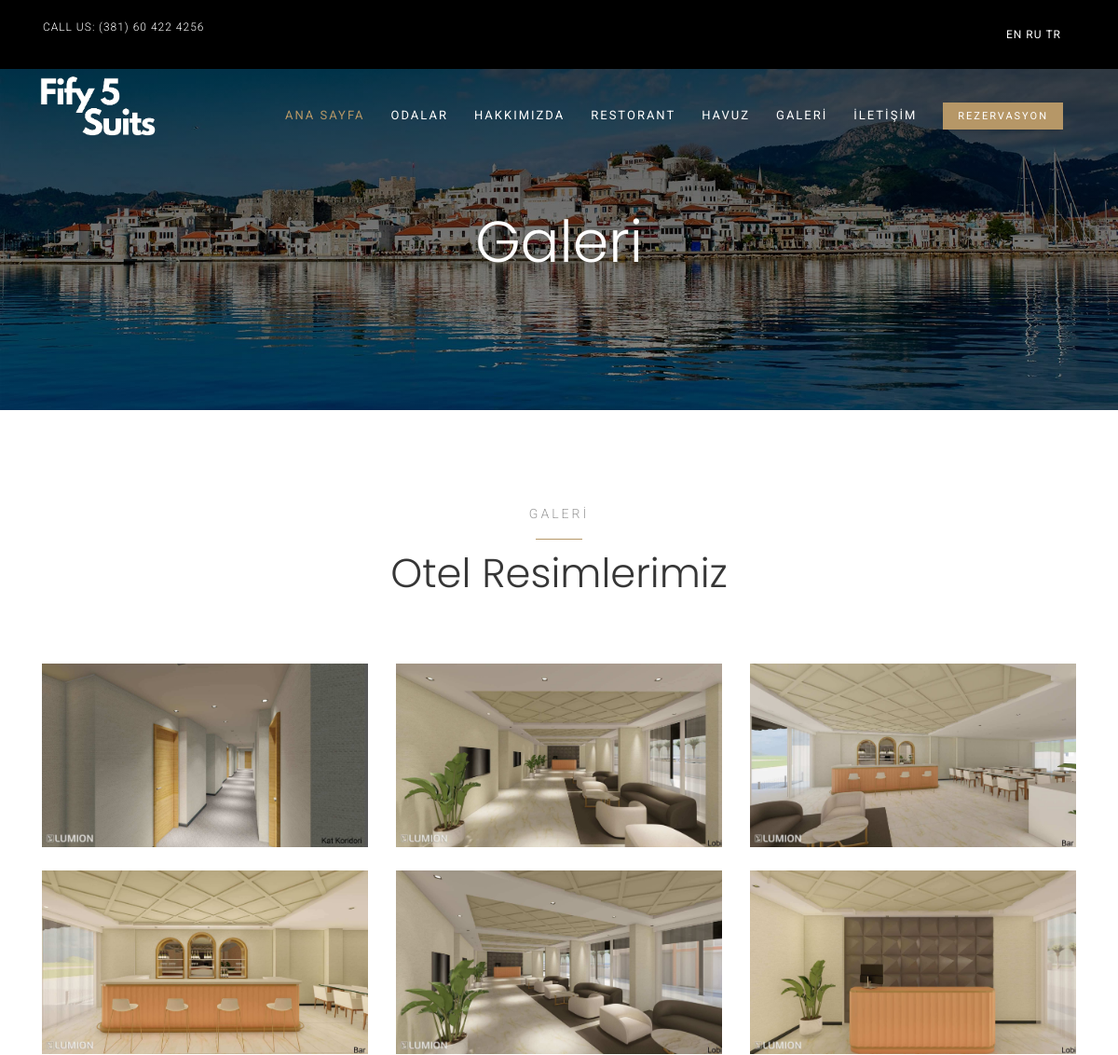
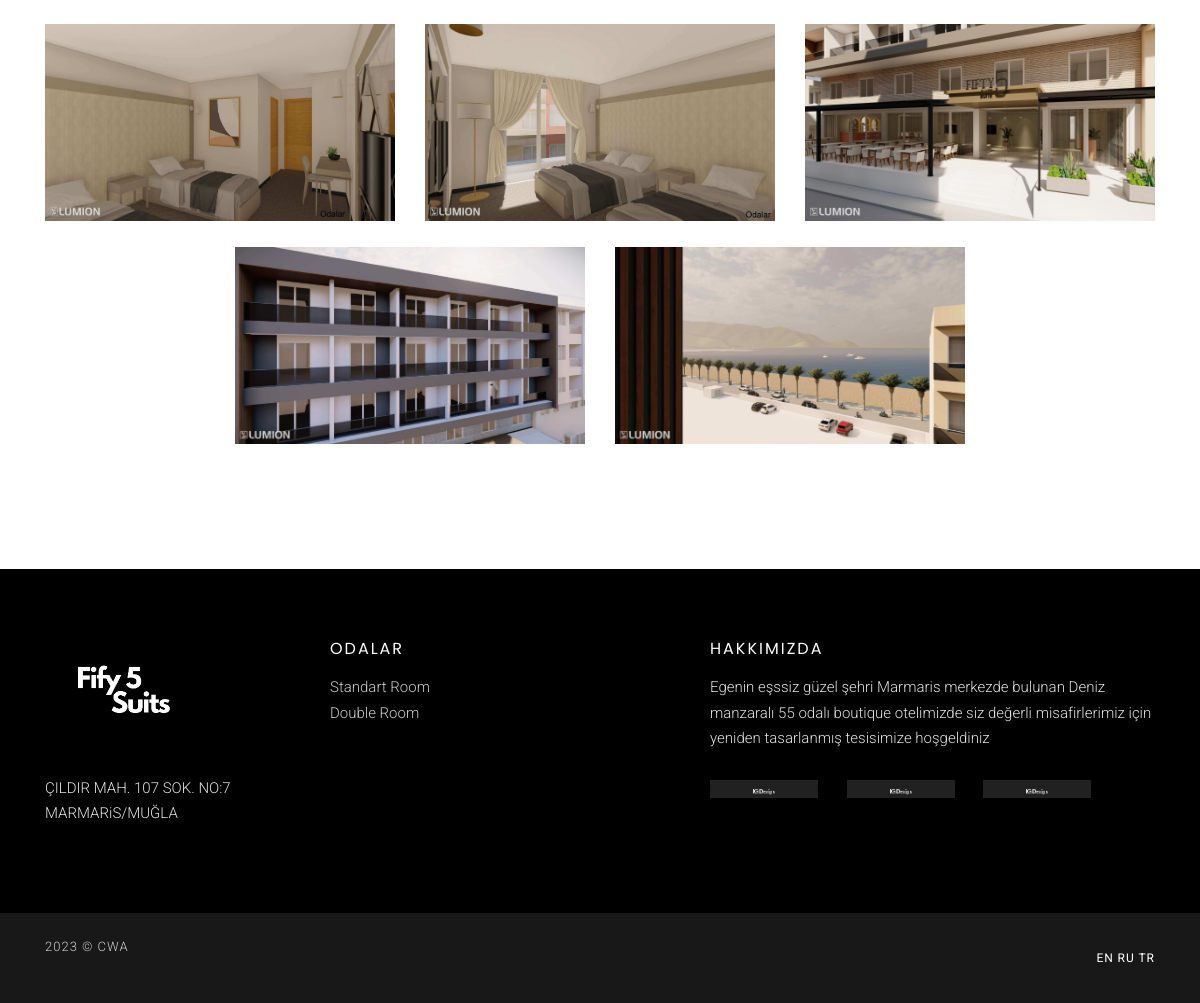
The app's page /tr/gallery/ with its own data (2 pictures, top to bottom).
### seastar/models.py (models this page shows, shortened)
class Gallery(models.Model):
    no = models.CharField(max_length=200, db_index=True, verbose_name='No')
    list = models.ImageField(upload_to='products/%y/%m/%d', blank=True, verbose_name='Resim: (350x324)')
    image = models.ImageField(upload_to='products/%y/%m/%d', blank=True, verbose_name='Resim: (1920x1080)')

class Product(models.Model):
    category = models.ForeignKey(Category, related_name='products', on_delete=models.CASCADE,verbose_name='Kategori')
    name = models.CharField(max_length=200, db_index=True,verbose_name='İsim')
    list  = models.ImageField(upload_to='products/%y/%m/%d', blank=True,verbose_name='Resim: (500x500)')
    welcome = models.CharField(max_length=10000, db_index=True,verbose_name='İlk Sayfa Açıklaması')
    image = models.ImageField(upload_to='products/%y/%m/%d', blank=True,verbose_name='Resim: (1500x1000)')
    title = models.CharField(max_length=200, db_index=True,verbose_name='Başlık')
    info = RichTextUploadingField()
    price = models.CharField(max_length=200, db_index=True,verbose_name='Fiyat')
    m2 = models.CharField(max_length=200, db_index=True,verbose_name='Room')
    person = models.CharField(max_length=200, db_index=True,verbose_name='Person')
    minibar = models.CharField(max_length=200, db_index=True,verbose_name='Bar')
    wifi= models.CharField(max_length=200, db_index=True,verbose_name='Wifi')
    heatwater = models.CharField(max_length=200, db_index=True,verbose_name='Heat Water')
    aircon = models.CharField(max_length=200, db_index=True,verbose_name='Aircon')
    shower = models.CharField(max_length=200, db_index=True,verbose_name='Shower')
    tv = models.CharField(max_length=200, db_index=True,verbose_name='Tv')
    info_two = RichTextUploadingField()
    des = models.CharField(max_length=500, default="SEO Description")
    key = models.CharField(max_length=550, default="SEO Keyword için Giriş")
    available = models.BooleanField(default=True)
    facebook = models.CharField(max_length=500, default="Facebook Adresini Giriniz")
    instagram = models.CharField(max_length=500, default="İnstagram Adresini Giriniz")
    slug = models.SlugField(max_length=200, db_index=True)
    def get_absolute_url(self):
        return reverse('product_detail',args=[self.slug , self.id])

### seastar/views.py (the view)
# urls.py: path('gallery/', views.gallery, name='gallery'),
def gallery(request):
    rooms = Product.objects.all()
    product = Gallery.objects.all()
    context = {
        'product': product,
        'rooms':rooms
    }
    return render(request,'central/gallery.html',context)

### seastar/templates/central/gallery.html (shortened to what this page needs)
{% extends "base.html" %}
{% load static i18n %}
{% block content %}
<div class="section big-55-height over-hide z-bigger">
		<div class="parallax parallax-top" style="background-image: url({% static 'mar.jpeg' %})"></div>
		<div class="dark-over-pages"></div>
		<div class="hero-center-section pages">
			<div class="container">
				<div class="row justify-content-center">
					<div class="col-12 parallax-fade-top">
						<div class="hero-text">{% trans 'Galeri' %}</div>
					</div>
				</div>
			</div>
		</div>
	</div>
<div class="section padding-top-bottom over-hide">
		<div class="container">
			<div class="row justify-content-center">
				<div class="col-md-8 align-self-center">
					<div class="subtitle with-line text-center mb-4">{% trans 'Galeri' %}</div>
					<h3 class="text-center padding-bottom-small">{% trans 'Otel Resimlerimiz' %}</h3>
				</div>
				{% for x in product %}
				<div class="col-md-4">
					<a href="{% if x.image %}{{ x.image.url }}{% endif %}" data-fancybox="gallery">
						<div class="img-wrap gallery-small">
							<img src="{% if x.image %}{{ x.image.url }}{% endif %}" alt="">
						</div>
					</a>
					<br>
				</div>
				{% endfor %}
			</div>
		</div>
	</div>
{% endblock %}

### seastar/templates/base.html (shortened to what this page needs)
<!doctype html>
{% load static i18n %}
<html lang="tr">
<head>
	<link rel="stylesheet" href="{% static 'css/bootstrap.min.css' %}"/>
	<link rel="stylesheet" href="{% static 'css/font-awesome.min.css' %}"/>
	<link rel="stylesheet" href="{% static 'css/ionicons.min.css' %}"/>
	<link rel="stylesheet" href="{% static 'css/datepicker.css' %}"/>
	<link rel="stylesheet" href="{% static 'css/jquery.fancybox.min.css' %}"/>
	<link rel="stylesheet" href="{% static 'css/owl.carousel.css' %}"/>
	<link rel="stylesheet" href="{% static 'css/owl.transitions.css' %}"/>
	<link rel="stylesheet" href="{% static 'css/style.css' %}"/>
	<link rel="stylesheet" href="{% static 'css/colors/color.css' %}"/>
</head>
<body>
{% include "navbar.html" %}
{% block content %}
{% endblock %}
{% include "footer.html" %}
</body>
</html>

### seastar/templates/navbar.html (shortened to what this page needs)
{% load static i18n %}
	<nav id="menu-wrap" class="menu-back cbp-af-header">
		<div class="menu-top background-black">
			<div class="container">
				<div class="row">
					<div class="col-6 px-0 px-md-3 pl-1 py-3">
						<span class="call-top">call us:</span> <a href="#" class="call-top">(381) 60 422 4256</a>
					</div>
					<div class="col-6 px-0 px-md-3 py-3 text-right">
						<div class="lang-wrap">
							 <form action="{% url 'set_language' %}" method="post">{% csrf_token %}
								 {% get_current_language as LANGUAGE_CODE %}
								 {% get_available_languages as LANGUAGES %}
								 {% get_language_info_list for LANGUAGES as languages %}
								 {% for language in languages %}
								 <button style="padding: 15px 0px; color:white; background-color: Transparent;background-repeat:no-repeat;border: none;cursor:pointer;overflow: hidden;" type="submit" name="language" value="{{ language.code }}"
                                                              class="btn header_button ml-auto {% if language.code == LANGUAGE_CODE %}selected{% endif %}">
									 {{ language.code }}
								 </button>
								 {% endfor %}
							 </form>
						</div>
					</div>
				</div>
			</div>
		</div>
		<div class="menu">
			<a href="/" >
				<div class="logo">
					<img src="{% static 'zzz.png' %}" alt="">
				</div>
			</a>
			<ul>
				<li>
					<a class="curent-page" href="/" >{% trans 'ana sayfa' %}</a>
				</li>
				<li>
					<a href="#" >{% trans 'Odalar' %}</a>
				</li>
				<li>
					<a href="/about/">{% trans 'Hakkımızda' %}</a>
				</li>
				<li>
					<a href="/restaurant/">{% trans 'Restorant' %}</a>
				</li>
				<li>
					<a href="/pool/">{% trans 'Havuz' %}</a>
				</li>
				<li>
					<a href="/gallery/">{% trans 'Galeri' %}</a>
				</li>
				<li>
					<a href="/contact/">{% trans 'İletişim' %}</a>
				</li>
				<li>
					<a href="search.html"><span>{% trans 'Rezervasyon' %}</span></a>
				</li>
			</ul>
		</div>
	</nav>

### seastar/templates/footer.html (shortened to what this page needs)
{% load static i18n %}
<div class="section padding-top-bottom-small background-black over-hide footer">
		<div class="container">
			<div class="row">
				<div class="col-md-3 text-center text-md-left">
					<img src="{% static 'zzz.png' %}" alt="">
					<p class="color-grey mt-4">ÇILDIR MAH. 107 SOK. NO:7<br>MARMARiS/MUĞLA</p>
				</div>
				<div class="col-md-4 text-center text-md-left">
					<h6 class="color-white mb-3">Odalar</h6>
					{% for product in rooms %}
					<a href="{{product.get_absolute_url}}">{{product.name}}</a>
					{% endfor %}
				</div>
				<div class="col-md-5 mt-4 mt-md-0 text-center text-md-left logos-footer">
					<h6 class="color-white mb-3">{% trans 'Hakkımızda' %}</h6>
					<p class="color-grey mb-4">{% trans 'Egenin eşssiz güzel şehri Marmaris merkezde bulunan Deniz manzaralı 55 odalı boutique otelimizde siz değerli misafirlerimiz için yeniden tasarlanmış tesisimize hoşgeldiniz' %}</p>
					<img src="img/logos/1.png" alt="">
					<img src="img/logos/2.png" alt="">
					<img src="img/logos/3.png" alt="">
				</div>
			</div>
		</div>
	</div>
	<div class="section py-4 background-dark over-hide footer-bottom">
		<div class="container">
			<div class="row">
				<div class="col-md-6 text-center text-md-left mb-2 mb-md-0">
					<p>2023 © CWA</p>
				</div>
				<div class="col-md-6 text-center text-md-right">
					<form action="{% url 'set_language' %}" method="post">{% csrf_token %}
								 {% get_current_language as LANGUAGE_CODE %}
								 {% get_available_languages as LANGUAGES %}
								 {% get_language_info_list for LANGUAGES as languages %}
								 {% for language in languages %}
								 <button style="padding: 15px 0px; color:white; background-color: Transparent;background-repeat:no-repeat;border: none;cursor:pointer;overflow: hidden;" type="submit" name="language" value="{{ language.code }}"
                                                              class="btn header_button ml-auto {% if language.code == LANGUAGE_CODE %}selected{% endif %}">
									 {{ language.code }}
								 </button>
								 {% endfor %}
							 </form>
				</div>
			</div>
		</div>
	</div>

### static/css/colors/color.css (style rules this page uses)
.toc__item--current .toc__item-title, .toc__item:hover.toc__item--current .toc__item-title, .arrow-nav__item:hover, .menu > ul > li a:hover, .menu > ul > li a.curent-page, .cbp-af-header.cbp-af-header-shrink .menu > ul > li a.curent-page, .cbp-af-header.cbp-af-header-shrink .menu > ul > li a:hover, .cbp-af-header.cbp-af-header-shrink .menu > ul > li > ul > li a:hover, .menu > ul > li > ul > li a:hover, .room-icons a:hover, .social-top:hover, .call-top:hover, .social-footer-bottom:hover, .footer a:hover, .list-style.circle li:before, .list-style.circle-o li:before, .list-style li i, .list-style a.btn-link:hover { color: #b69767; }
.nice-select .option:hover, .nice-select .option.selected:hover, .datepicker.dropdown-menu table tr td.day:hover, .datepicker.dropdown-menu table tr td.focused, .datepicker.dropdown-menu table tr td.selected, .datepicker.dropdown-menu table tr th.focused, .datepicker.dropdown-menu table tr th.selected, .datepicker.dropdown-menu table tr td.active, .datepicker.dropdown-menu table tr td.active:focus, .datepicker.dropdown-menu table tr td.active.active:hover, .datepicker.dropdown-menu table tr td:active:focus, .datepicker.dropdown-menu table tr td.highlighted, .datepicker.dropdown-menu table tr th.active, .datepicker.dropdown-menu table tr th.active:focus, .datepicker.dropdown-menu table tr th.active.active:hover, .datepicker.dropdown-menu table tr th:active:focus, .datepicker.dropdown-menu table tr th.highlighted, .datepicker.dropdown-menu table tr td:hover, .datepicker.dropdown-menu table tr td.active:hover, .datepicker.dropdown-menu table tr td:active:hover, .datepicker.dropdown-menu table tr th:hover, .datepicker.dropdown-menu table tr th.active:hover, .datepicker.dropdown-menu table tr th:active:hover, .booking-button, .menu > ul > li a span, .btn.btn-primary:hover, .subtitle.with-line:after, .booking-button-big:hover, .lang-wrap ul a:hover, .video-button:hover, #owl-sep-1.owl-theme .owl-controls .owl-page span:hover, #owl-sep-1.owl-theme .owl-controls .owl-page.active span, .subscribe-home button:hover, .scroll-to-top:hover, .loader__figure, figure.vimeo:hover a:after, figure.youtube:hover a:after, .ajax-form button:hover, mark { background-color: #b69767; }

### records on screen
Gallery: image (picture)
Gallery: image (picture)
Gallery: image (picture)
Gallery: image (picture)
Gallery: image (picture)
Gallery: image (picture)
Gallery: image (picture)
Gallery: image (picture)
Gallery: image (picture)
Gallery: image (picture)
Gallery: image (picture)
Product: name "Standart Room"
Product: name "Double Room"

### other values on screen
{{ language.code }} "EN" "RU" "TR"
